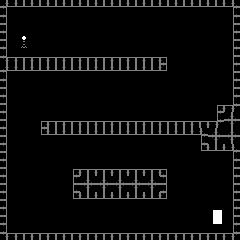

A 2D game scene composited from a Tiled map and its tileset images. What follows is a short description and the map's XML, with each tile layer's data collapsed to a summary:
An orthogonal 15x15 tile map with 16x16 px tiles, 1 tile layer (Tile Layer 1).

<map version="1.0" orientation="orthogonal" width="15" height="15" tilewidth="16" tileheight="16">
 <tileset firstgid="1" name="terrain" tilewidth="16" tileheight="16">
  <image source="terrain.png" trans="ff00ff" width="128" height="128" />
  <tile id="3">
   <properties>
    <property name="props!" value="" />
   </properties>
  </tile>
  <tile id="5">
   <properties>
    <property name="start" value="true" />
    <property name="terrain" value="start" />
   </properties>
  </tile>
  <tile id="9">
   <properties>
    <property name="blag" value="" />
   </properties>
  </tile>
  <tile id="13">
   <properties>
    <property name="end" value="true" />
   </properties>
  </tile>
 </tileset>
 <layer name="Tile Layer 1" width="15" height="15">
  <data>[225 cells, 126 non-empty, 15 distinct tile ids]</data>
 </layer>
</map>
